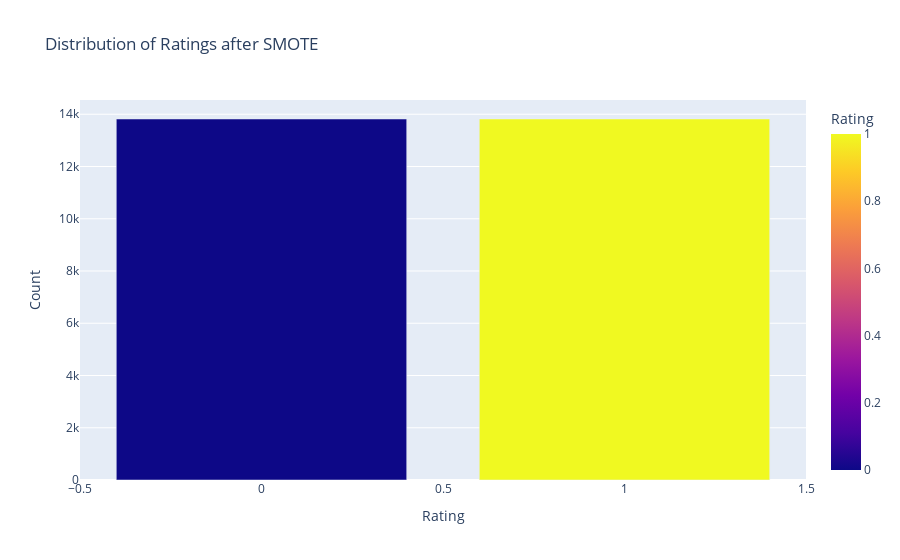

The code cell stored with this chart in its notebook:
### Code cell
# Visualisasi rating setelah SMOTE
rating_counts_resampled = pd.Series(y_train_resampled).value_counts().reset_index()
rating_counts_resampled.columns = ['label', 'count']

fig = px.bar(rating_counts_resampled, x='label', y='count', title='Distribution of Ratings after SMOTE',
             labels={'label': 'Rating', 'count': 'Count'}, color='label',
             color_discrete_map={0: 'orange', 1: 'green'})
fig.update_layout(xaxis_title='Rating', yaxis_title='Count')
fig.show()

### Figure 1 — Plotly figure (JSON) as saved in the notebook; plotly's stock layout.template omitted (floating-point values rounded to 4 significant figures)
{"data": [{"alignmentgroup": "True", "hovertemplate": "Rating=%{marker.color}<br>Count=%{y}<extra></extra>", "legendgroup": "", "marker": {"color": [1, 0], "coloraxis": "coloraxis", "pattern": {"shape": ""}}, "name": "", "offsetgroup": "", "orientation": "v", "showlegend": false, "textposition": "auto", "type": "bar", "x": [1, 0], "xaxis": "x", "y": [13818, 13818], "yaxis": "y"}], "layout": {"barmode": "relative", "coloraxis": {"colorbar": {"title": {"text": "Rating"}}, "colorscale": [[0, "#0d0887"], [0.1111, "#46039f"], [0.2222, "#7201a8"], [0.3333, "#9c179e"], [0.4444, "#bd3786"], [0.5556, "#d8576b"], [0.6667, "#ed7953"], [0.7778, "#fb9f3a"], [0.8889, "#fdca26"], [1, "#f0f921"]]}, "legend": {"tracegroupgap": 0}, "title": {"text": "Distribution of Ratings after SMOTE"}, "xaxis": {"anchor": "y", "domain": [0, 1], "title": {"text": "Rating"}}, "yaxis": {"anchor": "x", "domain": [0, 1], "title": {"text": "Count"}}}}
